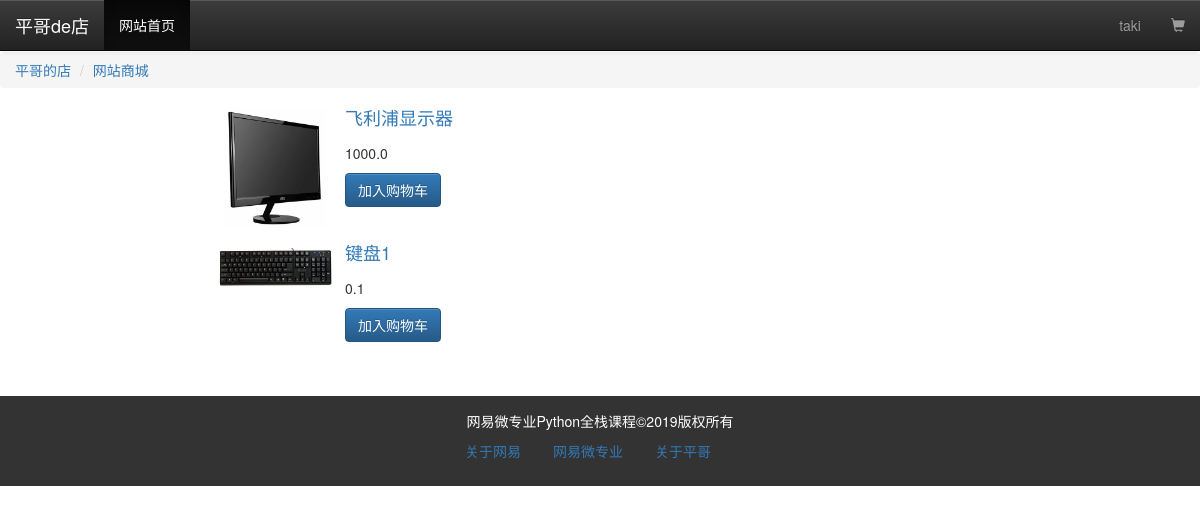
Screenshot of /mall/ (signed in) with the database file from the repository.
### xp_mall/models/member.py (models this page shows, shortened)
class Member(db.Model, UserMixin):
    user_id = db.Column(db.Integer, primary_key=True)
    username = db.Column(db.String(30))
    password_hash = db.Column(db.String(128))
    email = db.Column(db.String(50))
    reg_date = db.Column(db.DateTime)
    reg_ip = db.Column(db.String(20))
    reg_sex = db.Column(db.String(2))
    last_login_ip = db.Column(db.String(20))
    last_login_time = db.Column(db.DateTime)
    mobile = db.Column(db.String(12))
    is_approve = db.Column(db.Integer)
    is_admin = db.Column(db.Boolean)

### xp_mall/models/goods.py (models this page shows)
@whooshee.register_model("goods_title", "detail")
class Goods(db.Model):
    goods_id = db.Column(db.Integer, primary_key=True)
    goods_title = db.Column(db.String(100))
    goods_subhead = db.Column(db.String(100))
    category_id = db.Column(db.Integer, db.ForeignKey('goods_category.id'))
    thumb = db.Column(db.String(100))
    main_pic = db.Column(db.String(500))
    price = db.Column(db.FLOAT)
    detail = db.Column(db.TEXT)
    create_time = db.Column(db.DateTime)
    category = db.relationship('GoodsCategory')

### xp_mall/mall/goods.py (the view)
@mall_module.route('/')
def index():
    page = request.args.get('page', 1, type=int)
    per_page = current_app.config['XPMALL_GOODS_PER_PAGE']
    pagination = Goods.query.order_by(Goods.create_time.desc()).paginate(page, per_page=per_page)
    goods_list = pagination.items
    categories = GoodsCategory.query.order_by(GoodsCategory.id).first()
    return render_template("mall/index.html", goods_list=goods_list)

### app.py (called while the page is built)
def register_request_handlers(app):
    @app.after_request
    def query_profiler(response):
        for q in get_debug_queries():
            if q.duration >= app.config['XPMALL_SLOW_QUERY_THRESHOLD']:
                app.logger.warning(
                    'Slow query: Duration: %fs\n Context: %s\nQuery: %s\n '
                    % (q.duration, q.context, q.statement)
                )
        return response

### xp_mall/extensions.py (called while the page is built)
@login_manager.user_loader
def load_user(user_id):
    from xp_mall.models.member import Member
    user = Member.query.get(int(user_id))
    return user

### xp_mall/mall/__init__.py (called while the page is built)
@mall_module.context_processor
def get_current_pos():
    return {"current_module": "网站商城", "current_module_url":url_for(".index") }

### templates/mall/index.html (shortened to what this page needs)
{% extends "base.html" %}
{% block content %}
<ul class="breadcrumb">
    <li><a href="">平哥的店</a></li>
    <li><a href="{{ current_module_url }}">{{ current_module }}</a></li>
</ul>
<div class="container-fluid">
    <div class="row">
        <div class="col-md-2 hidden-xs hidden-sm">
        </div>
        <div class="col-md-6">
            <ul class="media-list">
                {% if goods_list %}
                {% for goods in goods_list %}
                <li class="media">
                    <a href="" class="pull-left">
                        <img src="/uploads/{{ goods.thumb }}" class="media-object">
                    </a>
                    <div class="media-body">
                        <h4 class="media-heading"><a
                                href="{{ url_for(".show_goods", category_id=goods.category_id, goods_id=goods.goods_id) }}">{{ goods.goods_title }}</a>
                        </h4>
                        <div class="media">
                            <p>{{ goods.price}}</p>
                            <button class="btn btn-primary cart-btn"
                                onclick="cart('{{ url_for("member.add_cart", goods_id=goods.goods_id) }}')">加入购物车</button>
                        </div>
                    </div>
                </li>
                {% endfor %}
                {% endif %}
            </ul>
        </div>
    </div>
</div>
{% endblock %}

### templates/base.html (shortened to what this page needs)
<!DOCTYPE html>
<html lang="en">
{% block head %}
    <head>
        <link rel="stylesheet" type="text/css" href="{{ url_for("static", filename="css/bootstrap.css") }}"/>
	    <link rel="stylesheet" type="text/css" href="{{ url_for("static", filename="css/bootstrap-theme.css") }}"/>
	</head>
{%  endblock %}
<body>
{%  block nav %}
      <nav class="navbar navbar-default navbar-fixed-top navbar-inverse">
			<div class="navbar-header">
				<a href="" class="navbar-brand">平哥de店</a>
			</div>
			<div class="collapse navbar-collapse" id="navmenu">
				<ul class="nav navbar-nav" >
					<li class="active"><a href="{{ url_for("mall.index") }}">网站首页</a></li>
                </ul>
                <ul class="nav navbar-nav pull-right">
                   {% if not current_user.username %}
                        <li><a href="{{ url_for("auth.login") }}">登录</a></li>
                        <li><a href="{{ url_for("auth.register") }}">注册</a></li>
                   {% else %}
                        <li><a href="{{ url_for("member.center_index") }}">{{ current_user.username }}</a></li>
                        <li><a href="{{ url_for("member.cart_list") }}"><span class="glyphicon glyphicon-shopping-cart"></span></a></li>
				    {% endif %}
                </ul>
			</div>
		</nav>
{% endblock %}
{% block content %}{%  endblock %}
{% block footer %}
          <footer>
			<div class="container-fluid">
				<div class="row">
					<div class="col-md-12">
						网易微专业Python全栈课程&copy;2019版权所有
					</div>
				</div>
			</div>
			<nav >
				<ul class="nav nav-pills   ">
					<li><a href="">关于网易</a></li>
					<li><a href="">网易微专业</a></li>
					<li><a href="">关于平哥</a></li>
				</ul>
			</nav>
		</footer>
{% endblock %}
</body>
</html>

### templates/base.html (style rules this page uses)
body { padding-top: 52px; }
.media a>img { width: 120px; }
footer { padding: 15px; background: #333; text-align: center; color: #fff; }
footer nav { margin: auto; width: 300px; }

### rows the page displays
Member: username "taki"
Goods: shows a picture, goods_title "飞利浦显示器", price "1000.0"
Goods: shows a picture, goods_title "键盘1", price "0.1"

### other values shown
{{ current_module }} "网站商城"
